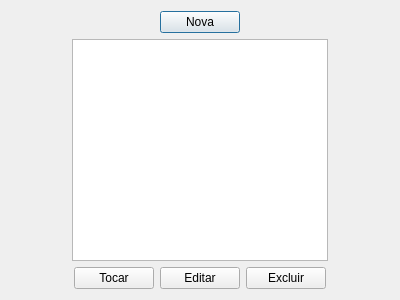
<?xml version="1.0" encoding="UTF-8"?>
<ui version="4.0">
 <class>PlaylistDialog</class>
 <widget class="QDialog" name="PlaylistDialog">
  <property name="geometry">
   <rect>
    <x>0</x>
    <y>0</y>
    <width>400</width>
    <height>300</height>
   </rect>
  </property>
  <property name="windowTitle">
   <string>Playlist</string>
  </property>
  <layout class="QVBoxLayout" name="verticalLayout">
   <item>
    <layout class="QHBoxLayout" name="horizontalLayout_2">
     <item>
      <spacer name="horizontalSpacer_3">
       <property name="orientation">
        <enum>Qt::Horizontal</enum>
       </property>
       <property name="sizeHint" stdset="0">
        <size>
         <width>40</width>
         <height>20</height>
        </size>
       </property>
      </spacer>
     </item>
     <item>
      <widget class="QPushButton" name="pushButtonNewPlaylist">
       <property name="text">
        <string>Nova</string>
       </property>
      </widget>
     </item>
     <item>
      <spacer name="horizontalSpacer_4">
       <property name="orientation">
        <enum>Qt::Horizontal</enum>
       </property>
       <property name="sizeHint" stdset="0">
        <size>
         <width>40</width>
         <height>20</height>
        </size>
       </property>
      </spacer>
     </item>
    </layout>
   </item>
   <item>
    <layout class="QHBoxLayout" name="horizontalLayout">
     <item>
      <spacer name="horizontalSpacer">
       <property name="orientation">
        <enum>Qt::Horizontal</enum>
       </property>
       <property name="sizeHint" stdset="0">
        <size>
         <width>40</width>
         <height>20</height>
        </size>
       </property>
      </spacer>
     </item>
     <item>
      <widget class="QListWidget" name="listWidgetPlaylistName"/>
     </item>
     <item>
      <spacer name="horizontalSpacer_2">
       <property name="orientation">
        <enum>Qt::Horizontal</enum>
       </property>
       <property name="sizeHint" stdset="0">
        <size>
         <width>40</width>
         <height>20</height>
        </size>
       </property>
      </spacer>
     </item>
    </layout>
   </item>
   <item>
    <layout class="QHBoxLayout" name="horizontalLayout_3">
     <item>
      <spacer name="horizontalSpacer_5">
       <property name="orientation">
        <enum>Qt::Horizontal</enum>
       </property>
       <property name="sizeHint" stdset="0">
        <size>
         <width>40</width>
         <height>20</height>
        </size>
       </property>
      </spacer>
     </item>
     <item>
      <widget class="QPushButton" name="pushButtonPlay">
       <property name="text">
        <string>Tocar</string>
       </property>
      </widget>
     </item>
     <item>
      <widget class="QPushButton" name="pushButtonEdit">
       <property name="text">
        <string>Editar</string>
       </property>
      </widget>
     </item>
     <item>
      <widget class="QPushButton" name="pushButtonDelete">
       <property name="text">
        <string>Excluir</string>
       </property>
      </widget>
     </item>
     <item>
      <spacer name="horizontalSpacer_6">
       <property name="orientation">
        <enum>Qt::Horizontal</enum>
       </property>
       <property name="sizeHint" stdset="0">
        <size>
         <width>40</width>
         <height>20</height>
        </size>
       </property>
      </spacer>
     </item>
    </layout>
   </item>
  </layout>
 </widget>
 <resources/>
 <connections/>
</ui>
